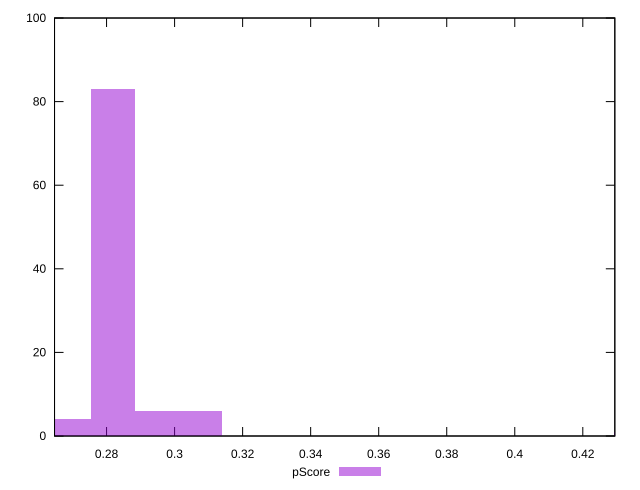

gnuplot code for this plot:
reset

$pScore <<EOF
0.3075313980876838 6
0.29471758983403035 6
0.2819037815803769 83
0.26908997332672335 4
0.4356694806242188 1
EOF

set key outside below
set boxwidth 0.012813808253653493
set xrange [0.2647058823529412:0.4294117647058824]
set yrange [0:100]
set trange [0:100]
set style fill transparent solid 0.5 noborder
set terminal svg size 640, 490 enhanced background rgb 'white'
set output "report_00017_2021-02-10T15-08-03.406Z/uses-text-compression/samples/pages+cached+noadtech+nomedia/pScore/histogram.svg"

plot $pScore title "pScore" with boxes

reset
